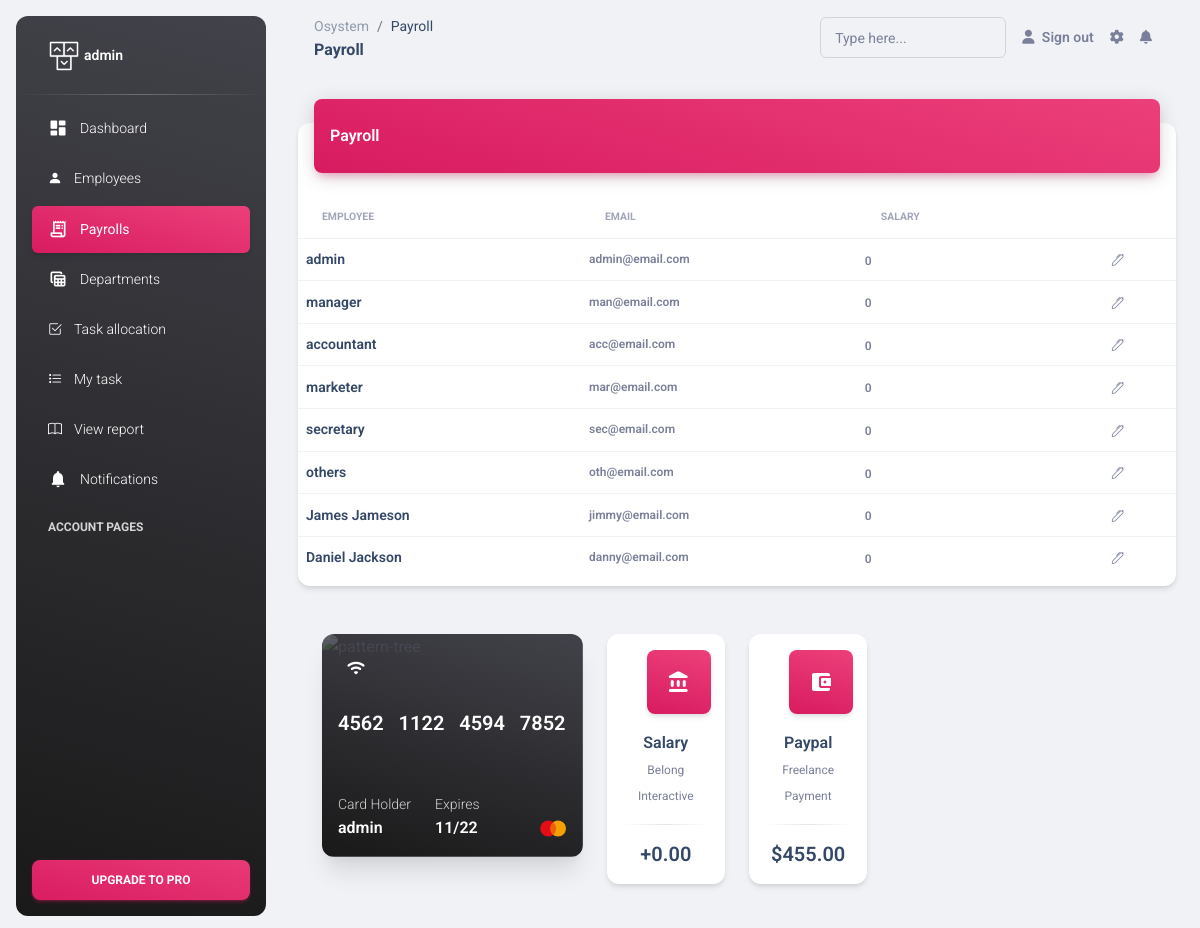
The app's page /pages/payroll.php (signed in) with its own data.
### tables this page shows
CREATE TABLE `employees` (
  `userId` int(10) NOT NULL,
  `deptId` varchar(100) NOT NULL,
  `tId` int(100) NOT NULL,
  `userName` varchar(100) NOT NULL,
  `userPwd` varchar(10) NOT NULL,
  `empSal` int(5) NOT NULL,
  `email` varchar(100) NOT NULL,
  `phoneNo` int(100) NOT NULL,
  `hire_date` timestamp NOT NULL DEFAULT current_timestamp() ON UPDATE current_timestamp()
);

### pages/payroll.php (the view, shortened to what the rows shown need)
<!DOCTYPE html>
<html lang="en">
<head>
  <link
      rel="stylesheet"
      href="https://cdn.jsdelivr.net/npm/bootstrap-icons@1.4.1/font/bootstrap-icons.css"
    />
  <link href="../assets/css/nucleo-icons.css" rel="stylesheet" />
  <link href="../assets/css/nucleo-svg.css" rel="stylesheet" />
  <link id="pagestyle" href="../assets/css/material-dashboard.css?v=3.0.4" rel="stylesheet" />
</head>
<body class="g-sidenav-show  bg-gray-200">
<main class="main-content position-relative max-height-vh-100 h-100 border-radius-lg ">
    <?php
    require_once '../inc/conn.php';
   echo '<div class="container-fluid py-4">';
   echo  '<div class="row">';
   echo  '<div class="col-12">';
   echo   ' <div class="card my-4">';
   echo       '<div class="card-body px-0 pb-2">';
   echo         '<div class="table-responsive p-0">';
   $query = "SELECT * FROM employees WHERE empSal>=0 ";
$result = mysqli_query($cnn, $query);
   echo '<table class="table align-items-center mb-0">';
   echo'<thead>';
   echo '<tr>
 <th class="text-uppercase text-secondary text-xxs font-weight-bolder opacity-7">Employee</th>';
      echo  ' <th class="text-uppercase text-secondary text-xxs font-weight-bolder opacity-7">Email</th>';
      echo  '<th class=" text-uppercase text-secondary text-xxs font-weight-bolder opacity-7"> Salary</th>';
      echo  '<th colspan = "2" class="text-center text-uppercase text-secondary text-xxs font-weight-bolder opacity-7"> </th>';
      echo '</tr>';
      echo '</thead>';
      echo '<tbody>';
      while($row=mysqli_fetch_array($result,MYSQLI_ASSOC))
        {
            echo '<tr>';
            echo '<td> <h6 class="mb-0 text-sm">'.$row['userName'].'</h6></td>';
            echo '<td> <p class="text-xs font-weight-bold mb-0">'.$row['email'].'</p></td>';
            echo '<td><span class="text-secondary text-xs font-weight-bold">'.number_format($row['empSal']).'</span></td>';
            echo '<td>'.'</td>';
            echo "<td><a class='text-secondary font-weight-bold text-xs data-toggle=tooltip' data-original-title='Edit user' href=\"payrolEdit.php?udt=".$row['userId']."\"><i class='bi bi-pen'></i></a></td>";
            echo '</tr>';
        }
        echo'</tbody>';
echo '</table>';
echo'</div>';
echo'</div>';
echo'</div>';
echo'</div>';
echo'</div>';
?>

### records on screen
employees: userName "admin", email "admin@email.com", empSal "0"
employees: userName "manager", email "man@email.com", empSal "0"
employees: userName "accountant", email "acc@email.com", empSal "0"
employees: userName "marketer", email "mar@email.com", empSal "0"
employees: userName "secretary", email "sec@email.com", empSal "0"
employees: userName "others", email "oth@email.com", empSal "0"
employees: userName "James Jameson", email "jimmy@email.com", empSal "0"
employees: userName "Daniel Jackson", email "danny@email.com", empSal "0"

### other values on screen
$_SESSION["deptId"] "admin"
$_SESSION['userName'] "admin"
$_SESSION['salary'] "0"
